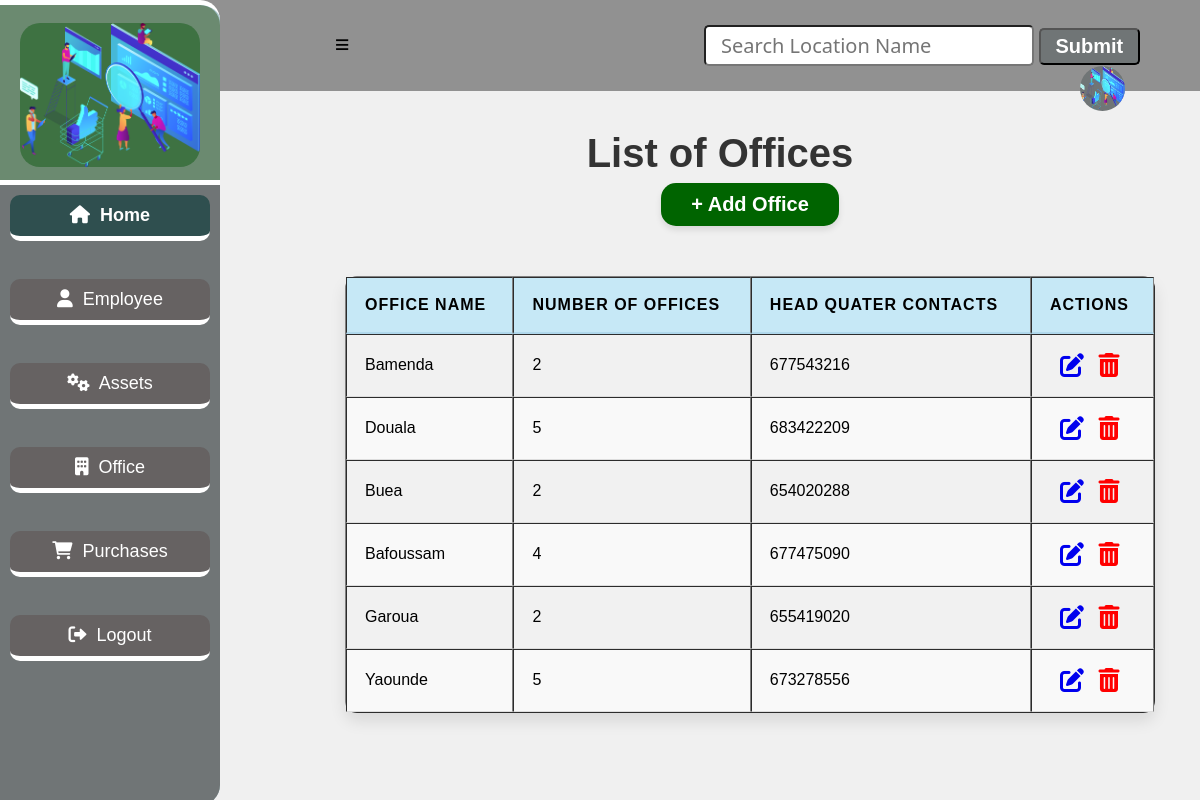
/location, run on an earlier commit of the app's database.
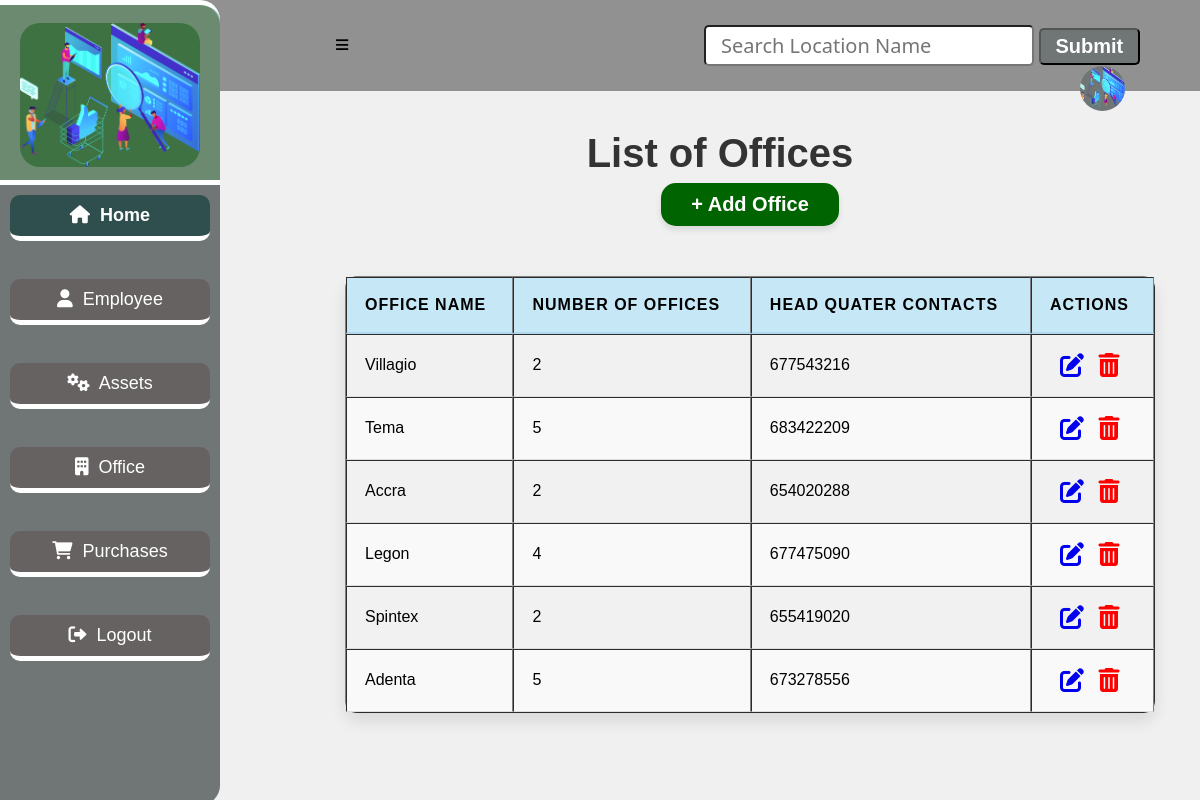
And on a later commit of the database.
### app.py (models this page shows, shortened)
class Location(db.Model):
    __tablename__ = "locations"
    id=db.Column(db.Integer, primary_key=True)
    location_name=db.Column(db.String(50))
    number_of_offices=db.Column(db.Integer)
    head_quater_contact=db.Column(db.Integer)
    employees_rel=db.relationship('Employee', backref='employees_location')
    equipment_rel=db.relationship('Equipment', backref='equipment_loation')

### app.py (the view)
@app.route('/location')
def location():
    locations = Location.query.all()
    return render_template ('locationList.html', locations = locations)

### app.py (called while the page is built)
@app.before_request
def create_table():
    db.create_all()

### templates/locationList.html (shortened to what this page needs)
<!DOCTYPE html>
<html lang="en">
<head>
    <link
    rel="stylesheet"
    href="{{ url_for('static', filename='main.css') }}"
    />
    <link rel="stylesheet" href="https://cdnjs.cloudflare.com/ajax/libs/font-awesome/4.7.0/css/font-awesome.min.css">
    <link rel="stylesheet" href="https://cdnjs.cloudflare.com/ajax/libs/font-awesome/6.0.0-beta3/css/all.min.css">
</head>
<body>
    <div class="header">
      <a href="#" id="sidebar-icon">&#8801;</a>
      <input type="search" id="query" name="search" placeholder="Search Location Name">
      <button id="search-button">Submit</button>
      <a href="#"><img src="{{ url_for('static', filename='bg4.png') }}" alt=""></a>
    </div>
    <section class="sidebar">
        <div class="logo">
            <img src="{{ url_for('static', filename='bg4.png') }}" alt="logo">
        </div>
        <div class="content">
          <a href="/entry_point" class="home active"><i class="fas fa-home"></i>&nbsp; Home</a><br>
          <a href="/employee" class="home"><i class="fas fa-user"></i>&nbsp;  Employee</a><br>
          <a href="/equipment" class="home"><i class="fas fa-cogs"></i>&nbsp;  Assets</a><br>
          <a href="/location" class="home"><i class="fas fa-building"></i>&nbsp;  Office</a><br>
          <a href="/purchase" class="home"><i class="fas fa-shopping-cart"></i> &nbsp; Purchases</a><br>
          <a href="/login" class="home"><i class="fas fa-sign-out-alt"></i>&nbsp;  Logout</a>
        </div>
    </section>
    <h1 class="marquee">List of Offices</h1>
    <div class="location-form">
      <a href="/add-location" class="btn1">+ Add Office</a>
      <table border="1" style="overflow: auto;">
        <thead>
          <tr>
            <th>Office Name</th>
            <th>Number Of Offices</th>
            <th>Head Quater Contacts</th>
            <th>Actions</th>
          </tr>
        </thead>
        <tbody id="table-results">
          {% for location in locations  %}
            <tr>
              <td>{{ location.location_name }}</td>
              <td>{{ location.number_of_offices}}</td>
              <td>{{ location.head_quater_contact}}</td>
              <td class="action">
                <a href="/edit_location{{ location.id }}"><i class="fa fa-edit" style="font-size:24px"></i></a>
                <a href="/delete_location{{ location.id }}"><i class="fa fa-trash-o" style="font-size:24px"></i></a>
              </td>
            </tr>
          {% endfor %}
        </tbody>
      </table>
    </div>
</body>
</html>

What changed in the data, as far as the page shows it:
changed Location: location_name "Bamenda" → "Villagio"
changed Location: location_name "Douala" → "Tema"
changed Location: location_name "Buea" → "Accra"
changed Location: location_name "Bafoussam" → "Legon"
changed Location: location_name "Garoua" → "Spintex"
changed Location: location_name "Yaounde" → "Adenta"
